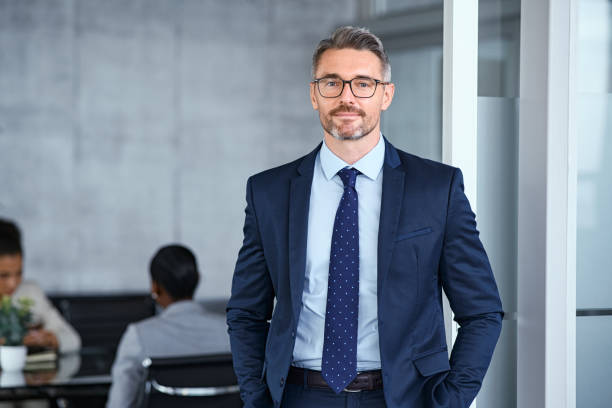
#> input picture images/sample.jpg, 612 x 408 px
$ jupyter execute Image-Fliters-and-Blurring.ipynb
#> lines starting #> are read from the running program, lines starting #| are printed output that depends on the picture; after the words box and inside, x2 and y2 are one past the last pixel; in counts of white or black regions, pixels touching at a corner belong together
# Image Filters and Blurring
## Lesson 1: Image Filters and Blurring
Learning Objective:

Understand how image filtering works using convolution and built-in OpenCV blurring methods.

Topics:

● What is an image filter?

● Gaussian Blur

● Median Blur

● Bilateral Filter

[cell 1]
import cv2
import numpy as np

[cell 2]
img = cv2.imread('images/sample.jpg')
#> img is the input picture: shape (408, 612, 3); mean B, G, R 147.4, 133.1, 121.2

# Apply Gaussian Blur
gaussian = cv2.GaussianBlur(img, (15, 15), 0)

# Apply Median Blur
median = cv2.medianBlur(img, 15)

# Apply Bilateral Filter
bilateral = cv2.bilateralFilter(img, 15, 75, 75)

cv2.imshow("Gaussian Blur", gaussian)
cv2.imshow("Median Blur", median)
cv2.imshow("Bilateral Filter", bilateral)
cv2.waitKey(0)
cv2.destroyAllWindows()

### Task 1: Completed in task1.py file

## Lesson 2: Custom Image Filters with Kernels
Learning Objective:

Learn to apply custom filters like sharpening and edge detection using convolution kernels.

Topics:

● Convolution basics

● cv2.filter2D

● Sharpening kernel

● Edge detection kernel

[cell 3]
img = cv2.imread("images/sample.jpg")

# Sharpening kernel
kernel_sharpen = np.array([[0, -1, 0],
                            [-1, 5,-1],
                            [0, -1, 0]])

# Edge Detection Kernel
kernel_edge = np.array([[-1, -1, -1],
                         [-1,  8, -1],
                         [-1, -1, -1]])

sharpened = cv2.filter2D(img, -1, kernel_sharpen)
edges = cv2.filter2D(img, -1, kernel_edge)

cv2.imshow("Sharpened Image", sharpened)
cv2.imshow("Edge Detected Image", edges)
cv2.imshow("Original Image", img)
cv2.waitKey(0)
cv2.destroyAllWindows()

### Task 2: Completed in task2.py file

## Lesson 3: Image Arithmetic & Bitwise Operations
Learning Objective:

Understand how to blend images and use bitwise operations for masking.
### Topics:
● Image addition and blending

● Bitwise AND, OR, NOT operations

● Creating masks

[cell 4]
img1 = cv2.imread("images/sample.jpg")
img2 = cv2.imread("images/logo.jpg")
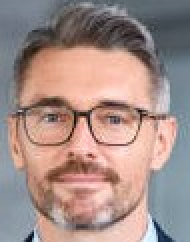
#> input picture images/logo.jpg, 95 x 121 px (shown 2 times larger)
#> img2 is the input picture: shape (121, 95, 3); mean B, G, R 136, 141.6, 164.7

# Resize img2 to match img1
img2 = cv2.resize(img2, (img1.shape[1], img1.shape[0]))
#> img2: shape (408, 612, 3)
# Blend the two
blended = cv2.addWeighted(img1, 0.7, img2, 0.3, 0)
cv2.imshow('Blended', blended)

cv2.imshow("Image 1", img1)
cv2.imshow("Image 2", img2)
cv2.waitKey(0)
cv2.destroyAllWindows()

[cell 5]
img1 = cv2.imread("images/sample.jpg")

mask = np.zeros(img1.shape[:2], dtype="uint8")
cv2.rectangle(mask, (300, 20), (400, 150), 255, -1)
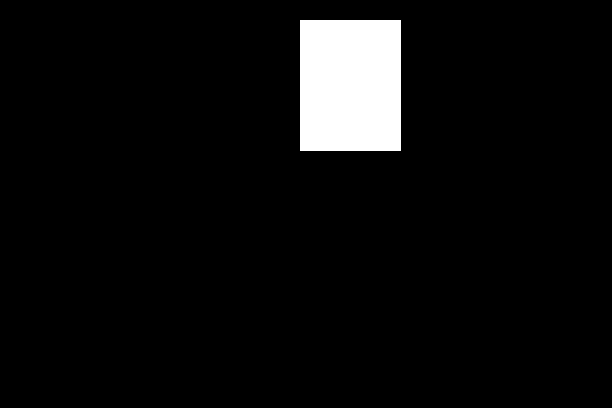
#> mask: shape (408, 612); 5.3% white; 1 white region, box (x1, y1, x2, y2) and area: (300, 20, 401, 151) 13231

masked = cv2.bitwise_and(img1, img1, mask=mask)

cv2.imshow("Masked Region", masked)
cv2.waitKey(0)
cv2.destroyAllWindows()

### Task 3: Completed in task3.py file

## Lesson 4: Perspective and Affine Transformations
Learning Objective:

Understand how to manipulate the orientation and shape of images using geometric transforms
## Topics:
● Difference between Affine and Perspective transforms

● cv2.getAffineTransform() and cv2.warpAffine()

● cv2.getPerspectiveTransform() and cv2.warpPerspective()

[cell 6]
# Affine Transform
img = cv2.imread('images/sample.jpg')

pts1 = np.float32([[50, 50], [200, 50], [50, 200]])
pts2 = np.float32([[10, 100], [200, 50], [100, 250]])

matrix = cv2.getAffineTransform(pts1, pts2)

result = cv2.warpAffine(img, matrix, (img.shape[1], img.shape[0]))

cv2.imshow("Affine Transform", result)
cv2.waitKey(0)
cv2.destroyAllWindows()

[cell 7]
# Perspective Transform

img = cv2.imread('images/documents.jpg')
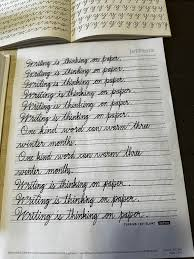
#> input picture images/documents.jpg, 194 x 259 px
#> img is the input picture: shape (259, 194, 3); mean B, G, R 151.8, 159.1, 160.5


pts1 = np.float32([[21,54], [157, 42], [6, 225], [185, 225]])
pts2 = np.float32([[0, 0], [200, 0], [0, 230], [200, 230]])

matrix = cv2.getPerspectiveTransform(pts1, pts2)
result = cv2.warpPerspective(img, matrix, (img.shape[1], img.shape[0]))
#> result: shape (259, 194, 3)

cv2.imshow("Original", img)
cv2.imshow("Perspective Transform", result)
cv2.waitKey(0)
cv2.destroyAllWindows()

### Task 4: Completed in task4.py file

## Lesson 5: Image Pyramids & Zooming
Learning Objective:

Use pyramids to create scaled versions of an image for zoom effects and

multiscale analysis.
### Topics:
● Gaussian pyramid (downsampling)

● Laplacian pyramid (edge emphasis)

● cv2.pyrDown() and cv2.pyrUp()

[cell 8]
img = cv2.imread("images/sample.jpg")

lower_reso = cv2.pyrDown(img)
higher_reso = cv2.pyrUp(lower_reso)

cv2.imshow("Original Image", img)
cv2.imshow("Downsampled", lower_reso)
cv2.imshow("Upsampled", higher_reso)
cv2.waitKey(0)
cv2.destroyAllWindows()

### Task 5: Completed in task5.py file

## Lesson 6: Trackbars for Real-Time Parameters
Learning Objective:

Use OpenCV GUI elements to adjust image processing parameters in real-time.
### Topics:
● cv2.createTrackbar()

● Real-time Canny thresholding

● Custom filters with trackbars

[cell 9]
img = cv2.imread("images/sample.jpg", 0)
#> img: shape (408, 612); min 0, max 255, mean 131.2

def nothing(x):
    pass

cv2.namedWindow("Canny")
# Create trackbars for thresholds
cv2.createTrackbar("Min", "Canny", 0, 255, nothing)
cv2.createTrackbar("Max", "Canny", 0, 255, nothing)

while True:
    min_val = cv2.getTrackbarPos("Min", "Canny")
    max_val = cv2.getTrackbarPos("Max", "Canny")
    edges = cv2.Canny(img, min_val, max_val)
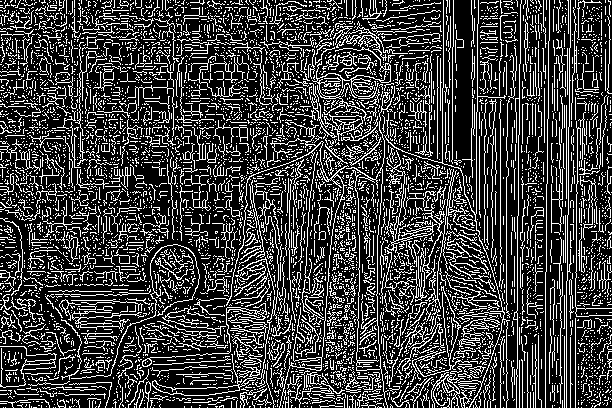
#> edges: shape (408, 612); 24.6% white in thin lines or dots
    cv2.imshow("Canny", edges)
    if cv2.waitKey(1) & 0xFF == 27:  # ESC key
#> (key Esc is pressed here)
        break

cv2.destroyAllWindows()

### Task 6: Completed in task6.py file

## Lesson 7: Image Histograms & Contrast Enhancement
### Learning Objective:
Understand image histograms and apply techniques like histogram equalization to improve
contrast.
## Topics:
● Histogram plotting with cv2.calcHist()

● Histogram equalization with cv2.equalizeHist()

● CLAHE (Contrast Limited Adaptive Histogram Equalization)

[cell 10]
import matplotlib.pyplot as plt

img = cv2.imread("images/sample.jpg", 0)

# Plot histogram
hist = cv2.calcHist([img], [0], None, [256], [0, 256])
#> hist = 256 values, max 3483 at index 169, min 8 at index 254, mean 975.4
plt.plot(hist)
plt.show()
#> figure, not shown here; curve peaks at x = 169, y = 3483

# # Equalize
equalized = cv2.equalizeHist(img)

cv2.imshow("Original", img)
cv2.imshow("Equalized", equalized)
cv2.waitKey(0)
cv2.destroyAllWindows()

### Task 7: Completed in task7.py file

## Lesson 8: Morphological Transformations
### Learning Objective:
Learn to apply operations like erosion, dilation, opening, and closing to clean up binary images.
### Topics:
● Erosion and Dilation

● Opening and Closing

● cv2.getStructuringElement()

[cell 11]
img = cv2.imread('images/binary.jpg', 0)
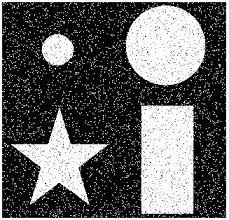
#> input picture images/binary.jpg, 229 x 220 px
#> img is the input picture: shape (220, 229); min 0, max 255, mean 97
img = cv2.resize(img, (400, 400))
#> img: shape (400, 400)
kernel = np.ones((5, 5), np.uint8)


erosion = cv2.erode(img, kernel, iterations=1)
dilation = cv2.dilate(img, kernel, iterations=1)
opening = cv2.morphologyEx(img, cv2.MORPH_OPEN, kernel)
closing = cv2.morphologyEx(img, cv2.MORPH_CLOSE, kernel)

cv2.imshow("Original", img)
cv2.imshow("Erosion", erosion)
cv2.imshow("Dilation", dilation)
cv2.imshow("Opening", opening)
cv2.imshow("Closing", closing)
cv2.waitKey(0)
cv2.destroyAllWindows()

### Task 8: Completed in task8.py file

## Lesson 9: Template Matching
### Learning Objective:
Detect smaller objects or logos inside an image using template matching.
### Topics:
● cv2.matchTemplate()

● cv2.minMaxLoc()

[cell 12]
img = cv2.imread("images/sample.jpg")
gry = cv2.cvtColor(img, cv2.COLOR_BGR2GRAY)
template = cv2.imread("images/logo.jpg")
gry1 = cv2.cvtColor(template, cv2.COLOR_BGR2GRAY)
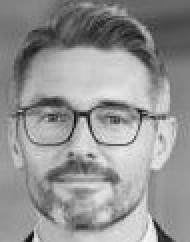
#> gry1: shape (121, 95) (shown 2 times larger); min 4, max 245, mean 147.8

res = cv2.matchTemplate(gry, gry1, cv2.TM_CCORR_NORMED)
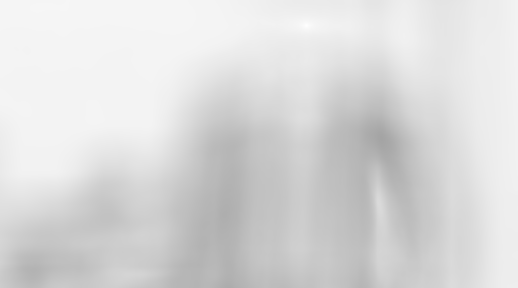
#> res: shape (288, 518) float32; min 0.645, max 1, mean 0.856
min_val, max_val, min_loc, max_loc = cv2.minMaxLoc(res)
#> min_val = 0.645; max_val = 1; min_loc = (381, 138); max_loc = (306, 25)

(h, w) = gry1.shape[:2]
#> h = 121; w = 95
cv2.rectangle(img, max_loc, (max_loc[0] + w, max_loc[1] + h), (0, 255, 0), 2)
#> img: shape (408, 612, 3)

cv2.imshow("Detected", img)
cv2.imshow("Template", template)
cv2.waitKey(0)
cv2.destroyAllWindows()

### Task 9: Completed in task9.py file

[cell 13]
img = cv2.imread("images\shape.jpg")
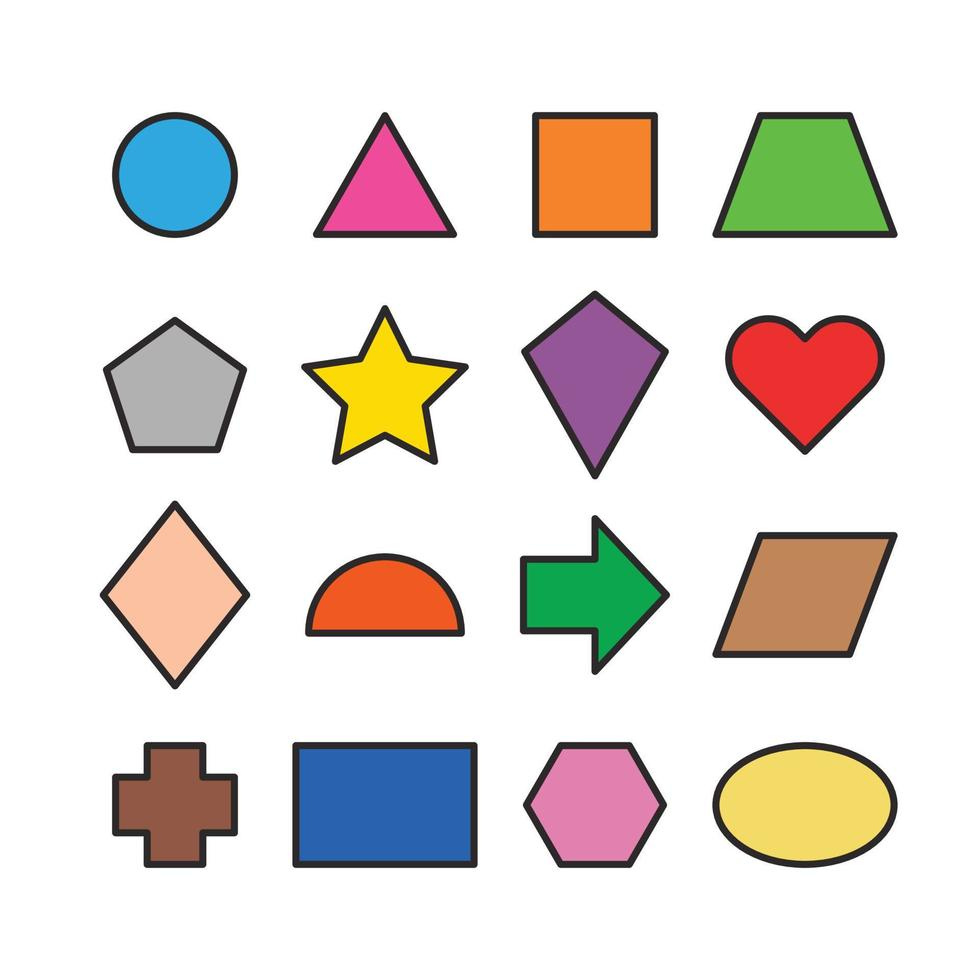
#> input picture images/shape.jpg, 980 x 980 px, found by its file name
#> img is the input picture: shape (980, 980, 3); mean B, G, R 216.3, 221.3, 227.1
gry = cv2.cvtColor(img, cv2.COLOR_BGR2GRAY)
#> gry: shape (980, 980)

r,thr = cv2.threshold(gry, 250,255, cv2.THRESH_BINARY)
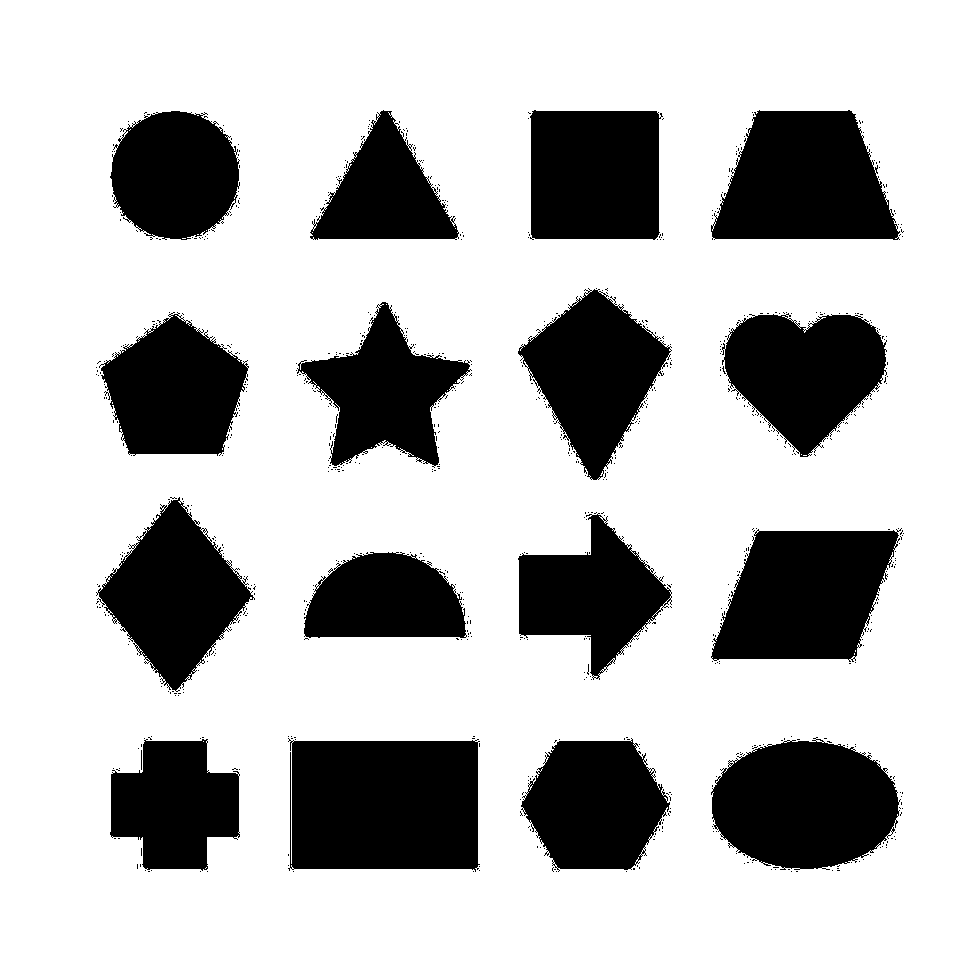
#> thr: shape (980, 980); 74.3% white; 773 black regions (756 under 20 px)
c, h = cv2.findContours(thr, cv2.RETR_TREE, cv2.CHAIN_APPROX_SIMPLE)
#> c = 2377 contours, 2355 with area under 20; largest, box (x1, y1, x2, y2) and area: (0, 0, 980, 980) 958441, (289, 739, 481, 873) 24351, (710, 740, 900, 870) 19116, (710, 529, 900, 661) 18682, (710, 109, 901, 241) 18673; h = 2377 rows, first 6: [-1, -1, 1, -1], [2, -1, -1, 0], [3, 1, -1, 0], [4, 2, -1, 0], [5, 3, -1, 0], [6, 4, -1, 0]

new_img = cv2.drawContours(img, c, -1, (255,0,0),2)
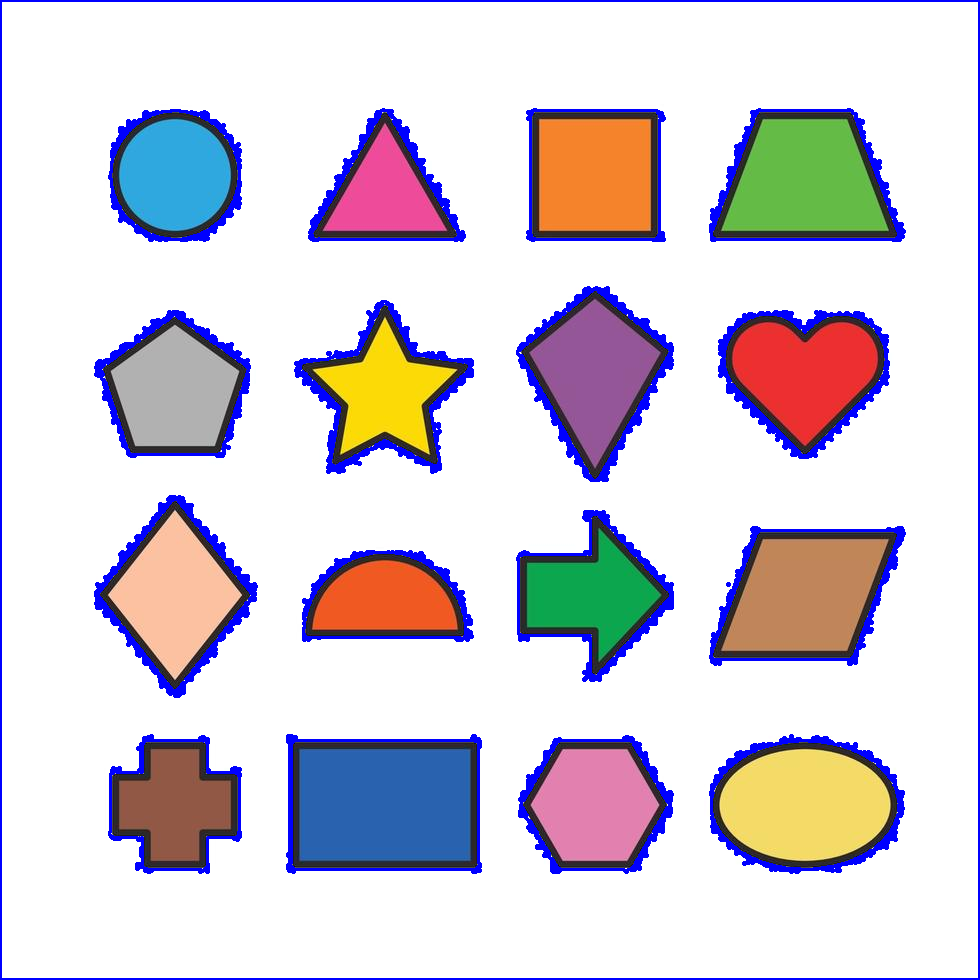
#> new_img: shape (980, 980, 3); mean B, G, R 217.1, 207.7, 213.5

cv2.imshow("New Image", new_img)
cv2.waitKey(0)
cv2.destroyAllWindows()
